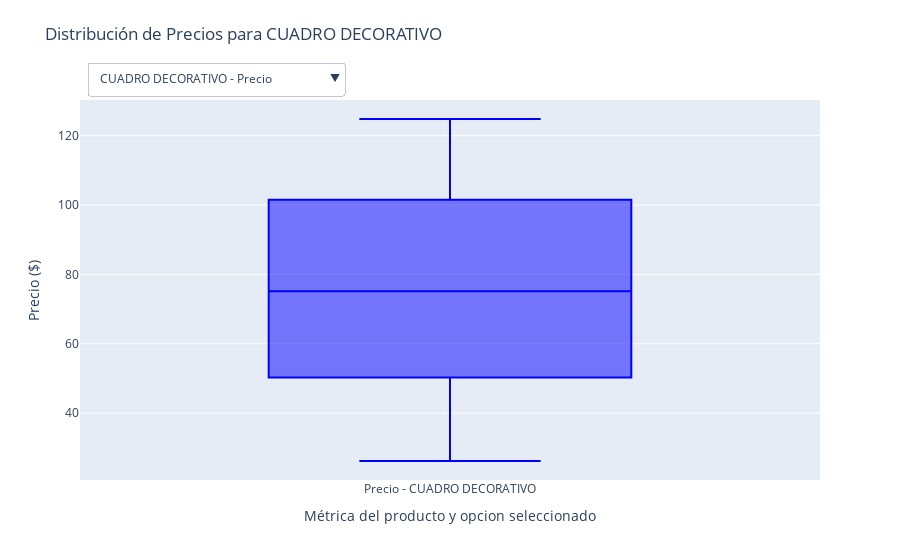

Source (notebook cell):
### Code cell
# Obtener nombres únicos de productos para el menú desplegable
nombres_productos = df_Ventas_v4['producto'].unique()

# Inicializar la figura de Plotly
figura = go.Figure()

# Añadir un boxplot de precio y cantidad para cada producto
# Todos los traces se añaden como invisibles inicialmente
for indice, producto in enumerate(nombres_productos):
    df_producto = df_Ventas_v4[df_Ventas_v4['producto'] == producto]

    # Boxplot de Precios
    figura.add_trace(go.Box(
        y=df_producto['precio'],
        name=f'Precio - {producto}',
        visible=False, # Todos invisibles por defecto
        boxpoints='outliers',
        marker_color='blue'
    ))

    # Boxplot de Cantidades
    figura.add_trace(go.Box(
        y=df_producto['cantidad'],
        name=f'Cantidad - {producto}',
        visible=False, # Todos invisibles por defecto
        boxpoints='outliers',
        marker_color='red'
    ))

# Crear la estructura de botones para el menú desplegable
botones_menu = []
num_traces = len(nombres_productos) * 2 # Total de traces (2 por producto)

for i, producto in enumerate(nombres_productos):
    # Botón para la métrica "Precio" del producto actual
    visibilidad_precio = [False] * num_traces
    visibilidad_precio[i * 2] = True # Hacer visible solo el trace de precio del producto actual
    botones_menu.append(dict(
        label=f'{producto} - Precio',
        method='update',
        args=[
            {'visible': visibilidad_precio},
            {'title': f'Distribución de Precios para {producto}',
             'yaxis': {'title': 'Precio ($)'}}
        ]
    ))

    # Botón para la métrica "Cantidad" del producto actual
    visibilidad_cantidad = [False] * num_traces
    visibilidad_cantidad[i * 2 + 1] = True # Hacer visible solo el trace de cantidad del producto actual
    botones_menu.append(dict(
        label=f'{producto} - Cantidad',
        method='update',
        args=[
            {'visible': visibilidad_cantidad},
            {'title': f'Distribución de Cantidades para {producto}',
             'yaxis': {'title': 'Cantidad Vendida'}}
        ]
    ))

# Establecer la visibilidad inicial al cargar el gráfico
# Hacer visible el primer boxplot de Precio por defecto
figura.data[0].visible = True

# Actualizar el layout de la figura con el menú desplegable
figura.update_layout(
    updatemenus=[dict(
        type='dropdown',
        direction='down',
        x=0.01,
        xanchor='left',
        y=1.1,
        yanchor='top',
        showactive=True,
        buttons=botones_menu
    )],
    title_text=f'Distribución de Precios para {nombres_productos[0]}', # Título inicial
    xaxis_title='Métrica del producto y opcion seleccionado',
    yaxis_title='Precio ($)', # Etiqueta del eje Y inicial
    hovermode='closest',
    title_y=0.95
)

# Mostrar la figura interactiva
figura.show()
